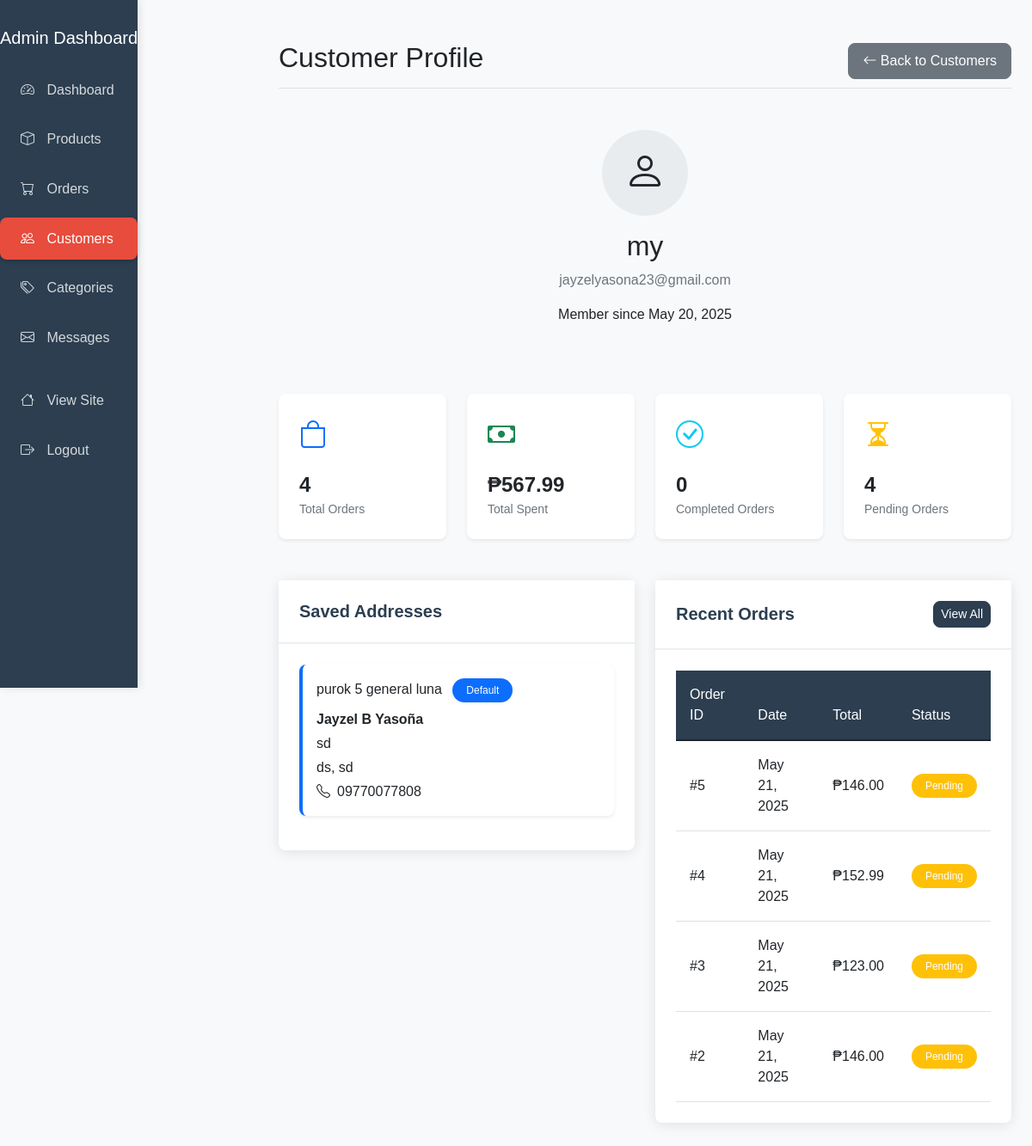
The app's page /admin/customer_profile.php?id=2 (signed in) with its own data.
### tables this page shows
CREATE TABLE `users` (
  `id` int(11) NOT NULL,
  `username` varchar(50) NOT NULL,
  `password` varchar(255) NOT NULL,
  `email` varchar(100) NOT NULL,
  `role` enum('admin','customer') NOT NULL DEFAULT 'customer',
  `created_at` timestamp NOT NULL DEFAULT current_timestamp()
);

CREATE TABLE `addresses` (
  `id` int(11) NOT NULL,
  `user_id` int(11) NOT NULL,
  `address_name` varchar(100) NOT NULL,
  `full_name` varchar(255) NOT NULL,
  `phone` varchar(20) NOT NULL,
  `address_line1` varchar(255) NOT NULL,
  `address_line2` varchar(255) DEFAULT NULL,
  `city` varchar(100) NOT NULL,
  `postal_code` varchar(20) NOT NULL,
  `is_default` tinyint(1) DEFAULT 0,
  `created_at` timestamp NOT NULL DEFAULT current_timestamp(),
  `updated_at` timestamp NOT NULL DEFAULT current_timestamp() ON UPDATE current_timestamp()
);

CREATE TABLE `orders` (
  `id` int(11) NOT NULL,
  `user_id` int(11) DEFAULT NULL,
  `total_amount` decimal(10,2) NOT NULL,
  `status` enum('pending','processing','shipped','delivered','cancelled') DEFAULT 'pending',
  `shipping_address` text NOT NULL,
  `contact_number` varchar(20) NOT NULL,
  `payment_method` varchar(50) NOT NULL,
  `created_at` timestamp NOT NULL DEFAULT current_timestamp()
);

### admin/customer_profile.php (the view, shortened to what this page needs)
<?php
require_once "../config/database.php";
$customer_id = $_GET['id'];
$sql = "SELECT * FROM users WHERE id = ? AND role = 'customer'";
$stmt = mysqli_prepare($conn, $sql);
mysqli_stmt_bind_param($stmt, "i", $customer_id);
mysqli_stmt_execute($stmt);
$result = mysqli_stmt_get_result($stmt);
$customer = mysqli_fetch_assoc($result);
$sql = "SELECT * FROM orders WHERE user_id = ? ORDER BY created_at DESC";
$stmt = mysqli_prepare($conn, $sql);
mysqli_stmt_bind_param($stmt, "i", $customer_id);
mysqli_stmt_execute($stmt);
$orders = mysqli_fetch_all($stmt->get_result(), MYSQLI_ASSOC);
$addresses = [];
$check_table = "SHOW TABLES LIKE 'addresses'";
$table_exists = mysqli_query($conn, $check_table);
if (mysqli_num_rows($table_exists) > 0) {
    $sql = "SELECT * FROM addresses WHERE user_id = ? ORDER BY is_default DESC, created_at DESC";
    $stmt = mysqli_prepare($conn, $sql);
    mysqli_stmt_bind_param($stmt, "i", $customer_id);
    mysqli_stmt_execute($stmt);
    $result = mysqli_stmt_get_result($stmt);
    while ($row = mysqli_fetch_assoc($result)) {
        $addresses[] = $row;
    }
}
$total_orders = count($orders);
$total_spent = 0;
$completed_orders = 0;
$pending_orders = 0;
foreach($orders as $order){
    $total_spent += $order['total_amount'];
    if($order['status'] == 'delivered'){
        $completed_orders++;
    } elseif($order['status'] == 'pending' || $order['status'] == 'processing'){
        $pending_orders++;
    }
}
?>
<!DOCTYPE html>
<html lang="en">
<head>
    <link href="https://cdn.jsdelivr.net/npm/bootstrap@5.1.3/dist/css/bootstrap.min.css" rel="stylesheet">
    <link rel="stylesheet" href="https://cdn.jsdelivr.net/npm/bootstrap-icons@1.7.2/font/bootstrap-icons.css">
    <link rel="stylesheet" href="../assets/css/admin.css">
</head>
<body>
    <div class="container-fluid">
        <div class="row">
            <?php include 'sidebar.php'; ?>
            <main class="col-md-9 ms-sm-auto col-lg-9 px-md-4">
                <div class="d-flex justify-content-between flex-wrap flex-md-nowrap align-items-center pt-3 pb-2 mb-3 border-bottom">
                    <h1 class="h2">Customer Profile</h1>
                    <div>
                        <a href="customers.php" class="btn btn-secondary">
                            <i class="bi bi-arrow-left"></i> Back to Customers
                        </a>
                    </div>
                </div>
                <div class="profile-header text-center">
                    <div class="profile-avatar">
                        <i class="bi bi-person"></i>
                    </div>
                    <h2><?php echo htmlspecialchars($customer['username']); ?></h2>
                    <p class="text-muted"><?php echo htmlspecialchars($customer['email']); ?></p>
                    <p>Member since <?php echo date('F j, Y', strtotime($customer['created_at'])); ?></p>
                </div>
                <div class="row mb-4">
                    <div class="col-md-3">
                        <div class="stat-card">
                            <div class="stat-icon text-primary">
                                <i class="bi bi-bag"></i>
                            </div>
                            <div class="stat-value"><?php echo $total_orders; ?></div>
                            <div class="stat-label">Total Orders</div>
                        </div>
                    </div>
                    <div class="col-md-3">
                        <div class="stat-card">
                            <div class="stat-icon text-success">
                                <i class="bi bi-cash"></i>
                            </div>
                            <div class="stat-value">₱<?php echo number_format($total_spent, 2); ?></div>
                            <div class="stat-label">Total Spent</div>
                        </div>
                    </div>
                    <div class="col-md-3">
                        <div class="stat-card">
                            <div class="stat-icon text-info">
                                <i class="bi bi-check-circle"></i>
                            </div>
                            <div class="stat-value"><?php echo $completed_orders; ?></div>
                            <div class="stat-label">Completed Orders</div>
                        </div>
                    </div>
                    <div class="col-md-3">
                        <div class="stat-card">
                            <div class="stat-icon text-warning">
                                <i class="bi bi-hourglass-split"></i>
                            </div>
                            <div class="stat-value"><?php echo $pending_orders; ?></div>
                            <div class="stat-label">Pending Orders</div>
                        </div>
                    </div>
                </div>
                <div class="row">
                    <div class="col-md-6">
                        <div class="card mb-4">
                            <div class="card-header">
                                <h5 class="card-title mb-0">Saved Addresses</h5>
                            </div>
                            <div class="card-body">
                                <?php if(empty($addresses)): ?>
                                    <p class="text-muted">No saved addresses found.</p>
                                <?php else: ?>
                                    <?php foreach($addresses as $address): ?>
                                        <div class="address-card <?php echo $address['is_default'] ? 'default' : ''; ?>">
                                            <div class="d-flex justify-content-between align-items-center mb-2">
                                                <h6 class="mb-0">
                                                    <?php echo htmlspecialchars($address['address_name']); ?>
                                                    <?php if($address['is_default']): ?>
                                                        <span class="badge bg-primary ms-2">Default</span>
                                                    <?php endif; ?>
                                                </h6>
                                            </div>
                                            <p class="mb-1"><strong><?php echo htmlspecialchars($address['full_name']); ?></strong></p>
                                            <p class="mb-1"><?php echo htmlspecialchars($address['address_line1']); ?></p>
                                            <p class="mb-1"><?php echo htmlspecialchars($address['city']); ?>, <?php echo htmlspecialchars($address['postal_code']); ?></p>
                                            <p class="mb-0"><i class="bi bi-telephone me-2"></i><?php echo htmlspecialchars($address['phone']); ?></p>
                                        </div>
                                    <?php endforeach; ?>
                                <?php endif; ?>
                            </div>
                        </div>
                    </div>
                    <div class="col-md-6">
                        <div class="card mb-4">
                            <div class="card-header d-flex justify-content-between align-items-center">
                                <h5 class="card-title mb-0">Recent Orders</h5>
                                <a href="customer_orders.php?id=<?php echo $customer_id; ?>" class="btn btn-sm btn-primary">View All</a>
                            </div>
                            <div class="card-body">
                                <?php if(empty($orders)): ?>
                                    <p class="text-muted">No orders found.</p>
                                <?php else: ?>
                                    <div class="table-responsive">
                                        <table class="table table-hover">
                                            <thead>
                                                <tr>
                                                    <th>Order ID</th>
                                                    <th>Date</th>
                                                    <th>Total</th>
                                                    <th>Status</th>
                                                </tr>
                                            </thead>
                                            <tbody>
                                                <?php
                                                $recent_orders = array_slice($orders, 0, 5);
                                                foreach($recent_orders as $order):
                                                ?>
                                                    <tr>
                                                        <td>#<?php echo $order['id']; ?></td>
                                                        <td><?php echo date('M j, Y', strtotime($order['created_at'])); ?></td>
                                                        <td>₱<?php echo number_format($order['total_amount'], 2); ?></td>
                                                        <td>
                                                            <span class="badge bg-<?php
                                                                echo $order['status'] === 'pending' ? 'warning' :
                                                                    ($order['status'] === 'processing' ? 'info' :
                                                                    ($order['status'] === 'shipped' ? 'primary' :
                                                                    ($order['status'] === 'delivered' ? 'success' : 'danger')));
                                                            ?>">
                                                                <?php echo ucfirst($order['status']); ?>
                                                            </span>
                                                        </td>
                                                    </tr>
                                                <?php endforeach; ?>
                                            </tbody>
                                        </table>
                                    </div>
                                <?php endif; ?>
                            </div>
                        </div>
                    </div>
                </div>
            </main>
        </div>
    </div>
</body>
</html>

### assets/css/admin.css (style rules this page uses)
:root { --admin-primary: #2c3e50; --admin-secondary: #e74c3c; --admin-accent: #3498db; --admin-light: #ecf0f1; --admin-dark: #2c3e50; --admin-success: #2ecc71; --admin-warning: #f1c40f; --admin-danger: #e74c3c; --admin-text: #333; --admin-border-radius: 8px; --admin-box-shadow: 0 2px 15px rgba(0, 0, 0, 0.1); --admin-transition: all 0.3s ease; }
body { font-family: 'Poppins', sans-serif; background-color: #f8f9fa; }
main { margin-left: 25%; padding: 2rem; }
.card { border: none; border-radius: var(--admin-border-radius); box-shadow: var(--admin-box-shadow); margin-bottom: 1.5rem; }
.card-header { background-color: white; border-bottom: 2px solid var(--admin-light); padding: 1.5rem; }
.card-header h5 { margin: 0; font-weight: 600; color: var(--admin-primary); }
.card-body { padding: 1.5rem; }
.table { margin-bottom: 0; }
.table thead th { background-color: var(--admin-primary); color: white; font-weight: 500; border: none; padding: 1rem; }
.table td { padding: 1rem; vertical-align: middle; }
.btn { padding: 0.5rem 1rem; border-radius: var(--admin-border-radius); font-weight: 500; transition: var(--admin-transition); }
.btn-sm { padding: 0.25rem 0.5rem; font-size: 0.875rem; }
.btn-primary { background-color: var(--admin-primary); border-color: var(--admin-primary); }
.badge { padding: 0.5rem 1rem; border-radius: 20px; font-weight: 500; }

### admin/customer_profile.php (style rules this page uses)
.profile-header { background-color: #f8f9fa; padding: 2rem 0; margin-bottom: 2rem; border-radius: 0.5rem; }
.profile-avatar { width: 100px; height: 100px; background-color: #e9ecef; border-radius: 50%; display: flex; align-items: center; justify-content: center; font-size: 3rem; margin: 0 auto 1rem; }
.stat-card { border-radius: 0.5rem; padding: 1.5rem; margin-bottom: 1.5rem; background-color: #fff; box-shadow: 0 0.125rem 0.25rem rgba(0, 0, 0, 0.075); }
.stat-card .stat-icon { font-size: 2rem; margin-bottom: 1rem; }
.stat-card .stat-value { font-size: 1.5rem; font-weight: 600; }
.stat-card .stat-label { color: #6c757d; font-size: 0.875rem; }
.address-card { border-radius: 0.5rem; padding: 1rem; margin-bottom: 1rem; background-color: #fff; box-shadow: 0 0.125rem 0.25rem rgba(0, 0, 0, 0.075); }
.address-card.default { border-left: 4px solid #0d6efd; }

### records on screen
users: username "my", email "jayzelyasona23@gmail.com", created_at "May 20, 2025"
addresses: address_name "purok 5 general luna", is_default "Default", full_name "Jayzel B Yasoña", address_line1 "sd", city "ds", postal_code "sd", phone "09770077808"
orders: id "5", created_at "May 21, 2025", total_amount "146.00", status "Pending"
orders: id "4", created_at "May 21, 2025", total_amount "152.99", status "Pending"
orders: id "3", created_at "May 21, 2025", total_amount "123.00", status "Pending"
orders: id "2", created_at "May 21, 2025", total_amount "146.00", status "Pending"

### other values on screen
$total_orders "4"
$total_spent "567.99"
$completed_orders "0"
$pending_orders "4"
